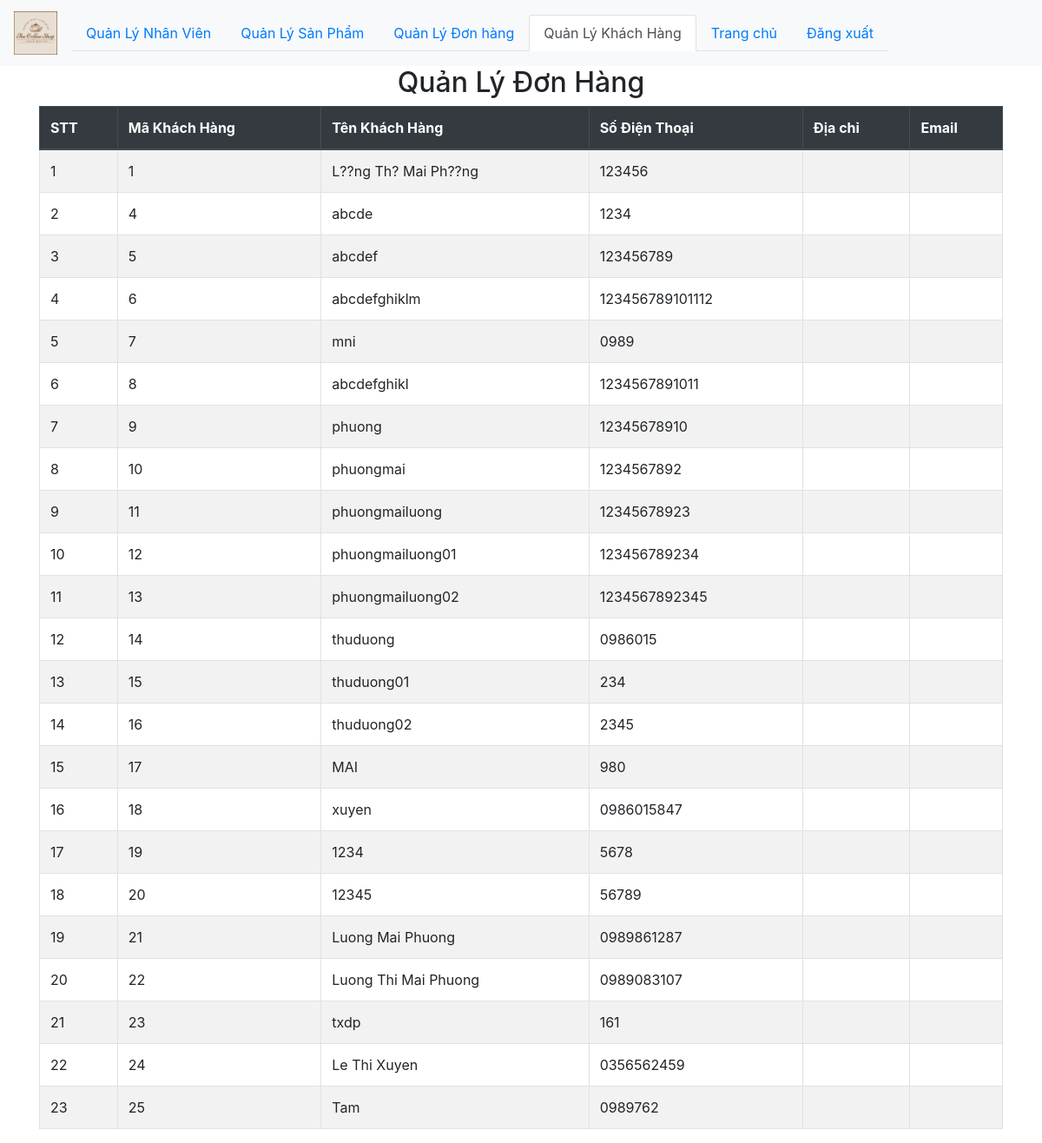
The page /coffee_shop/admin/customer/index.php on the database its author committed.
### tables this page shows
CREATE TABLE `customer` (
  `customerNumber` int(11) NOT NULL,
  `customerName` varchar(50) DEFAULT NULL,
  `phone` varchar(50) DEFAULT NULL,
  `address` varchar(50) DEFAULT NULL,
  `email` varchar(100) DEFAULT NULL
);

### coffee_shop/db/dbhelper.php (called while the page is built, shortened)
<?php
function executeResult($sql) {
	$con = mysqli_connect(HOST, USERNAME, PASSWORD, DATABASE);
	$result = mysqli_query($con, $sql);
	$data   = [];
	while ($row = mysqli_fetch_array($result, 1)) {
		$data[] = $row;
	}
	return $data;
}

### coffee_shop/admin/customer/index.php (the view, shortened to what this page needs)
<?php
require_once ('../../db/dbhelper.php');?>
<!DOCTYPE html>
<html>
<head>
	<link rel="stylesheet" href="https://maxcdn.bootstrapcdn.com/bootstrap/4.4.1/css/bootstrap.min.css">
</head>
<body>
	<nav class="navbar navbar-expand-sm bg-light navbar-light">
		<a class="navbar-brand" href="#">
			<img src="../../coffeeshop-home/img/Logo.png" alt="logo" style="max-width:50px;">
		</a>
		<ul class="nav nav-tabs">
			<li class="nav-item">
				<a class="nav-link" href="../employee">Quản Lý Nhân Viên</a>
			</li>
			<li class="nav-item">
				<a class="nav-link" href="../product">Quản Lý Sản Phẩm</a>
			</li>
			<li class="nav-item">
				<a class="nav-link" href="../order">Quản Lý Đơn hàng</a>
			</li>
			<li class="nav-item">
				<a class="nav-link active" href="#">Quản Lý Khách Hàng</a>
			</li>
			<li class="nav-item">
				<a class="nav-link" href="../admin.php">Trang chủ</a>
			</li>
			<li class="nav-item">
				<a class="nav-link" href="../../coffeeshop-home/build/user.php">Đăng xuất</a>
			</li>
		</ul>
	</nav>
	<div class="container">
		<div class="panel panel-primary">
			<div class="panel-heading">
				<h2 class="text-center">Quản Lý Đơn Hàng</h2>
			</div>
			<div class="panel-body">
				<table class="table table-bordered table-striped table-hover">
					<thead class="thead-dark">
						<tr>
							<th>STT</th>
							<th>Mã Khách Hàng </th>
							<th>Tên Khách Hàng</th>
							<th>Số Điện Thoại</th>
							<th>Địa chỉ</th>
							<th>Email</th>
						</tr>
					</thead>
					<tbody>
						<?php
                        $sql = 'select * from customer';
                        $productList = executeResult($sql);
                        $index = 1;
                        foreach ($productList as $item) {
	                        echo '<tr>
										<td>' . ($index++) . '</td>
                                        <td>' . $item['customerNumber'] . '</td>
										<td>' . $item['customerName'] . '</td>
										<td>' . $item['phone'] . '</td>
										<td>' . $item['address'] . '</td>
										<td>' . $item['email'] . '</td>
									</tr>';
                        }
                        ?>
					</tbody>
				</table>
			</div>
		</div>
	</div>
</body>
</html>

### rows shown on the page
customer: customerNumber "1", customerName "L??ng Th? Mai Ph??ng", phone "123456"
customer: customerNumber "4", customerName "abcde", phone "1234"
customer: customerNumber "5", customerName "abcdef", phone "123456789"
customer: customerNumber "6", customerName "abcdefghiklm", phone "123456789101112"
customer: customerNumber "7", customerName "mni", phone "0989"
customer: customerNumber "8", customerName "abcdefghikl", phone "1234567891011"
customer: customerNumber "9", customerName "phuong", phone "12345678910"
customer: customerNumber "10", customerName "phuongmai", phone "1234567892"
customer: customerNumber "11", customerName "phuongmailuong", phone "12345678923"
customer: customerNumber "12", customerName "phuongmailuong01", phone "123456789234"
customer: customerNumber "13", customerName "phuongmailuong02", phone "1234567892345"
customer: customerNumber "14", customerName "thuduong", phone "0986015"
customer: customerNumber "15", customerName "thuduong01", phone "234"
customer: customerNumber "16", customerName "thuduong02", phone "2345"
customer: customerNumber "17", customerName "MAI", phone "980"
customer: customerNumber "18", customerName "xuyen", phone "0986015847"
customer: customerNumber "19", customerName "1234", phone "5678"
customer: customerNumber "20", customerName "12345", phone "56789"
customer: customerNumber "21", customerName "Luong Mai Phuong", phone "0989861287"
customer: customerNumber "22", customerName "Luong Thi Mai Phuong", phone "0989083107"
customer: customerNumber "23", customerName "txdp", phone "161"
customer: customerNumber "24", customerName "Le Thi Xuyen", phone "0356562459"
customer: customerNumber "25", customerName "Tam", phone "0989762"
